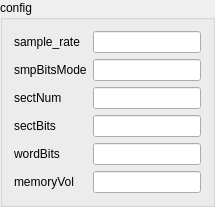
         <widget class="QGroupBox" name="config_gbx">
          <property name="maximumSize">
           <size>
            <width>16777215</width>
            <height>164</height>
           </size>
          </property>
          <property name="title">
           <string>config</string>
          </property>
          <layout class="QGridLayout" name="gridLayout_10">
           <item row="0" column="1">
            <widget class="QLineEdit" name="sample_rate_txt"/>
           </item>
           <item row="3" column="1">
            <widget class="QLineEdit" name="sectBits_txt"/>
           </item>
           <item row="1" column="1">
            <widget class="QLineEdit" name="smpBitsMode_txt"/>
           </item>
           <item row="5" column="0">
            <widget class="QLabel" name="memoryVol">
             <property name="text">
              <string>memoryVol</string>
             </property>
            </widget>
           </item>
           <item row="0" column="0">
            <widget class="QLabel" name="sample_rate">
             <property name="text">
              <string>sample_rate</string>
             </property>
            </widget>
           </item>
           <item row="5" column="1">
            <widget class="QLineEdit" name="memoryVol_txt"/>
           </item>
           <item row="4" column="1">
            <widget class="QLineEdit" name="wordBits_txt"/>
           </item>
           <item row="2" column="0">
            <widget class="QLabel" name="sectNum">
             <property name="text">
              <string>sectNum</string>
             </property>
            </widget>
           </item>
           <item row="4" column="0">
            <widget class="QLabel" name="wordBits">
             <property name="text">
              <string>wordBits</string>
             </property>
            </widget>
           </item>
           <item row="3" column="0">
            <widget class="QLabel" name="sectBits">
             <property name="text">
              <string>sectBits</string>
             </property>
            </widget>
           </item>
           <item row="1" column="0">
            <widget class="QLabel" name="smpBitsMode">
             <property name="text">
              <string>smpBitsMode</string>
             </property>
            </widget>
           </item>
           <item row="2" column="1">
            <widget class="QLineEdit" name="sectNum_txt"/>
           </item>
          </layout>
         </widget>
